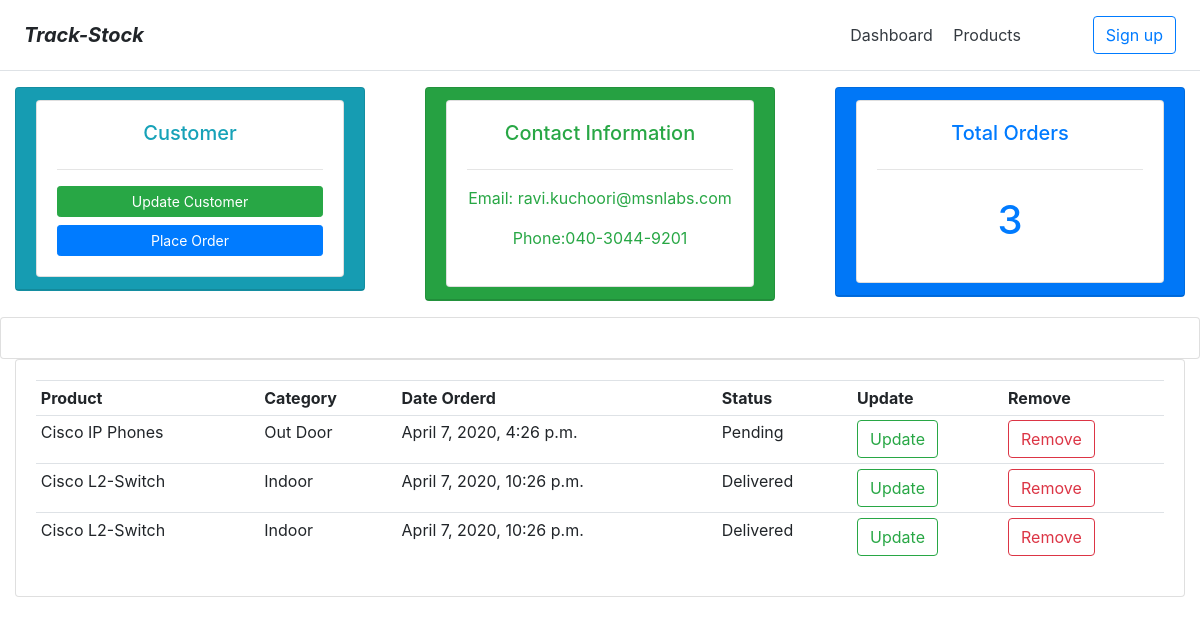
/customer/3/, run on the app's committed database.
### inv/models.py (models this page shows, shortened)
class Customer(models.Model):
    name = models.CharField(max_length=200, null=True)
    phone = models.CharField(max_length=200, null=True)
    email = models.CharField(max_length=200, null=True)
    date_created = models.DateTimeField(auto_now_add=True, null=True)

class Order(models.Model):
    STATUS = (
            ('Pending', 'Pending'),
            ('Out for Delivery', 'Out for Delivery'),
            ('Delivered', 'Delivered'),
            )
    customer = models.ForeignKey(Customer, null=True, on_delete = models.SET_NULL)
    product = models.ForeignKey(Product, null=True, on_delete = models.SET_NULL)
    date_created = models.DateTimeField(auto_now_add=True, null=True)
    status = models.CharField(max_length=200, null=True, choices=STATUS)

class Product(models.Model):
    CATEGORY = (
            ('Indoor', 'Indoor'),
            ('Out Door', 'Out Door'),
            )
    name = models.CharField(max_length=200, null=True)
    stock = models.CharField(max_length=8, null=True)
    category = models.CharField(max_length=200, null=True, choices=CATEGORY)
    description = models.CharField(max_length=200, null=True)
    date_created = models.DateTimeField(auto_now_add=True, null=True)
    tags = models.ManyToManyField(Tag)
    def __str__(self):
        return self.name

### inv/views.py (the view)
# urls.py: path('customer/<str:pk_test>/', views.customer, name="customer"),
def customer(request, pk_test):
    customer = Customer.objects.get(id=pk_test)
    orders = customer.order_set.all()
    orders_count = orders.count()
    context = {'customer':customer, 'orders':orders, 'orders_count':orders_count}
    return render(request, 'customer.html', context)

### inv/templates/customer.html (shortened to what this page needs)
{% extends 'main.html' %}
{% block content %}
<div class="row">
    <div class="col">
        <div class="col-md">
            <div class="card text-info text-center bg-info  mb-3">
                <div class="card-header">
                    <div class="card card-body">
                        <h5>Customer</h5>
                        <hr>
                        <a class="btn btn-success btn-sm btn-block" href="#">Update Customer</a>
                        <a class="btn btn-primary btn-sm btn-block" href="{% url 'create_order' customer.id %}">Place Order</a>
                    </div>
                </div>
            </div>
        </div>
    </div>
    <div class="col">
        <div class="col-md">
            <div class="card text-success text-center bg-success mb-3" >
                <div class="card-header">
                    <div class="card card-body">
                        <h5>Contact Information</h5>
                        <hr>
                        <p>Email: {{customer.email}}</p>
                        <p>Phone:{{customer.phone}}</p>
                    </div>
                </div>
            </div>
        </div>
    </div>
    <div class="col">
        <div class="col-md">
            <div class="card text-primary text-center bg-primary  mb-3">
                <div class="card-header">
                    <div class="card card-body">
                        <h5>Total Orders</h5>
                        <hr>
                        <h1 style="text-align: center;padding: 10px">{{orders_count}}</h1>
                    </div>
                </div>
            </div>
        </div>
    </div>
</div>
<div class="row">
    <div class="col">
        <div class="card card-body">
        </div>
    </div>
</div>
<div class="row">
    <div class="col">
        <div class="col-md">
            <div class="card card-body">
                <table class="table table-sm">
                    <tr>
                        <th>Product</th>
                        <th>Category</th>
                        <th>Date Orderd</th>
                        <th>Status</th>
                        <th>Update</th>
                        <th>Remove</th>
                    </tr>
                    {% for order in orders %}
                    <tr>
                        <td>{{order.product}}</td>
                        <td>{{order.product.category}}</td>
                        <td>{{order.date_created}}</td>
                        <td>{{order.status}}</td>
                        <td><a type="button" class="btn btn-outline-success" href="#">Update</a></td>
                        <td><a type="button" class="btn btn-outline-danger" href="#">Remove</a></td>
                    </tr>
                    {% endfor %}
                </table>
            </div>
        </div>
    </div>
</div>
{% endblock %}

### data on the page
Customer: email "ravi.kuchoori@msnlabs.com", phone "040-3044-9201"
Order: product "Cisco IP Phones", product.category "Out Door", date_created "April 7, 2020, 4:26 p.m.", status "Pending"
Order: product "Cisco L2-Switch", product.category "Indoor", date_created "April 7, 2020, 10:26 p.m.", status "Delivered"
Order: product "Cisco L2-Switch", product.category "Indoor", date_created "April 7, 2020, 10:26 p.m.", status "Delivered"

### other printed values
{{ orders_count }} "3"
